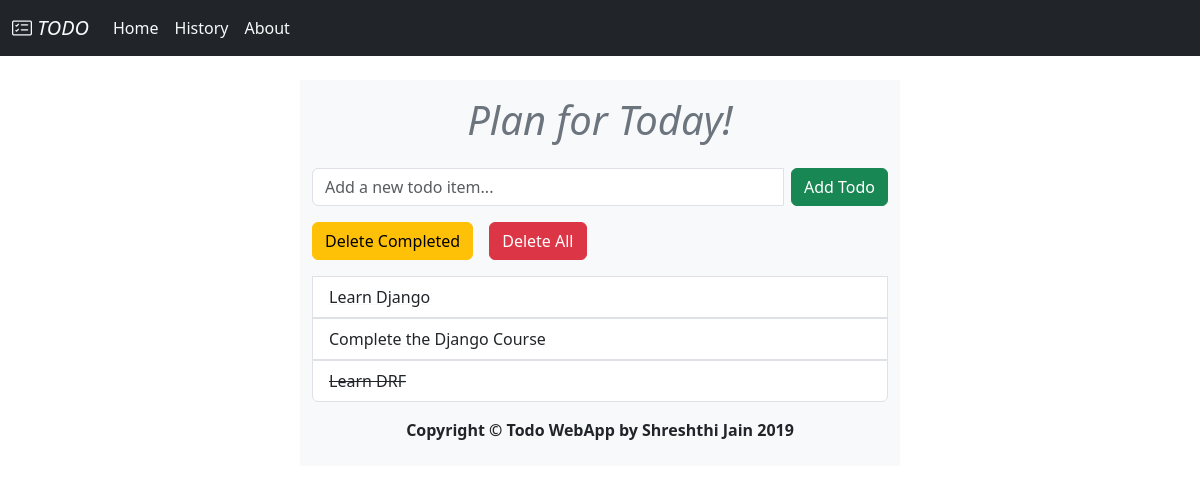
The app's page /, older data.
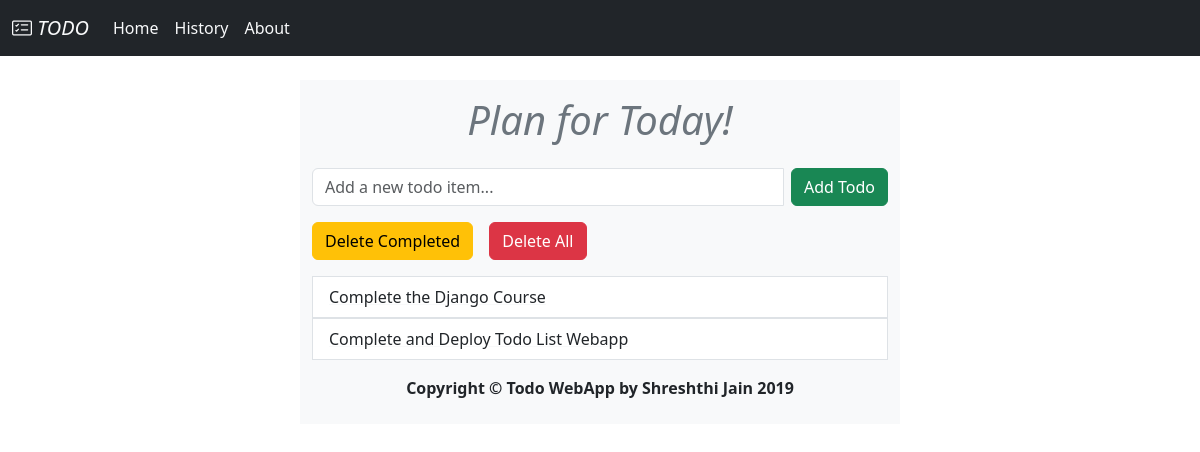
The same page, newer data.
### todolist/models.py (models this page shows)
class TodoItem(models.Model):
    text = models.CharField(max_length=200)
    completed = models.BooleanField(default=False)
    def __str__(self):
        return f'{self.text}'

### todolist/views.py (the view)
# urls.py: path('', views.index, name='index'),
def index(request):
    todo_items = TodoItem.objects.order_by('id')
    form = TodoItemForm()
    context = {
        'todo_items': todo_items,
        'form': form
    }
    return render(request, 'todolist/index.html', context)

### todolist/forms.py
class TodoItemForm(forms.Form):
    text = forms.CharField(max_length=200,
        widget=forms.TextInput(
            attrs={'class': 'form-control', 'placeholder': 'Add a new todo item...', 'aria-label':'Todo', 'aria-describedby':'add-btn'}
            )
        )

### todolist/templates/todolist/index.html (shortened to what this page needs)
{% load static %}
<!DOCTYPE html>
<html lang="en">
  <head>
    <link
      href="https://cdn.jsdelivr.net/npm/bootstrap@5.3.7/dist/css/bootstrap.min.css"
      rel="stylesheet"
    />
    <link
      href="https://getbootstrap.com/docs/5.3/assets/css/docs.css"
      rel="stylesheet"
    />
    <link
      rel="stylesheet"
      href="https://cdn.jsdelivr.net/npm/bootstrap-icons@1.13.1/font/bootstrap-icons.css"
    />
  </head>
  <body>
    <nav class="navbar navbar-expand-lg bg-body-ter bg-dark">
      <div class="container-fluid">
        <a class="navbar-brand text-light bold" href="{% url 'index' %}">
          <i class="bi bi-card-checklist">&nbsp;TODO</i>
        </a>
        <div class="collapse navbar-collapse" id="navbarSupportedContent">
          <ul class="navbar-nav me-auto mb-2 mb-lg-0">
            <li class="nav-item">
              <a
                class="nav-link active text-light"
                aria-current="page"
                href="{% url 'index' %}"
                >Home</a
              >
            </li>
            <li class="nav-item">
              <a class="nav-link text-light" href="{% url 'history' %}">History</a>
            </li>
            <li class="nav-item">
              <a class="nav-link text-light" href="{% url 'about' %}">About</a>
            </li>
          </ul>
        </div>
      </div>
    </nav>
    <div class="container w-50 bg-light mt-4">
      <div class="row">
        <div class="d-flex flex-column py-3" id="content">
          <h1 class="text-center text-secondary"><i>Plan for Today!</i></h1>
          <form action="{% url 'add_todo_item' %}" method="POST" role="form">
            <div class="form-group">
              <div class="input-group py-3">
                {{form.text}}
                <span class="input-group-btn">
                  <button type="submit" class="ms-2 btn btn-success" id="add-button">Add Todo</button>
                </span>
              </div>
            </div>
          </form>
          <div class="row t10">
            <div class="col-lg-12">
              <div class="btn-toolbar">
                <div class="btn-group">
                  <a href="{% url 'delete_completed_item' %}">
                    <button type="button" class="btn btn-warning me-3 mb-3">
                       Delete Completed
                    </button>
                  </a>
                </div>
                <div class="btn-group">
                  <a href="{% url 'delete_all_items' %}">
                    <button type="button" class="btn btn-danger me-3 mb-3">
                       Delete All
                    </button>
                  </a>
                </div>
              </div>
            </div>
          </div>
          <ul class="list-group t20">
            {% for item in todo_items %} {% if item.completed %}
            <li class="list-group-item text-decoration-line-through">{{item}}</li>
            {% else %}
            <a href="{% url 'complete_todo_item' item.id %}" class="link-underline-light">
              <li class="list-group-item">{{item}}</li></a
            >
            {% endif %} {% endfor %}
          </ul>
        </div>
      </div>
      <footer>
        <div class="row pad">
          <div class="col-lg-12 text-center mb-4">
            <b>Copyright &copy; Todo WebApp by Shreshthi Jain 2019</b>
          </div>
        </div>
      </footer>
    </div>
  </body>
</html>

Row changes from the older to the newer data that the page shows:
removed TodoItem: text "Learn Django"
removed TodoItem: text "Learn DRF"
added TodoItem: text "Complete and Deploy Todo List Webapp"
